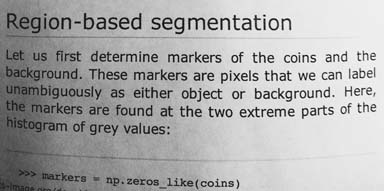
#> input picture hw2/img/input.png, 384 x 191 px, found by its file name
$ python p2.py
#> lines starting #> are read from the running program, lines starting #| are printed output that depends on the picture; after the words box and inside, x2 and y2 are one past the last pixel; in counts of white or black regions, pixels touching at a corner belong together
import cv2
import numpy as np
LEVELS = np.arange(256, dtype=np.float64)
def otsu_from_hist(hist):
    """从 256 维灰度直方图中求 Otsu 阈值。"""
    hist = hist.astype(np.float64)
    n = hist.sum()
    counts = np.cumsum(hist)[:-1]       # 灰度 <= t 的像素数
    sums = np.cumsum(hist * LEVELS)[:-1]  # 灰度 <= t 的灰度总和
    total = np.sum(hist * LEVELS)

    valid = (counts > 0) & (counts < n)
    if not np.any(valid):
        return 0

    scores = np.full(255, -1.0)
    scores[valid] = (
        (n * sums[valid] - total * counts[valid]) ** 2
        / (counts[valid] * (n - counts[valid]))
    )
    return int(np.argmax(scores) + 1)


def local_otsu(img, block_size=31):
    """对每个像素的局部窗口求 Otsu 阈值，滑动更新窗口直方图。"""
    height, width = img.shape
    radius = block_size // 2
    padded = np.pad(img, radius, mode="reflect")
    output = np.empty_like(img)

    # 当前行的第一个窗口的直方图
    row_hist = np.bincount(
        padded[:block_size, :block_size].ravel(), minlength=256
    ).astype(np.int32)

    for y in range(height):
        if y > 0:
            # 窗口向下移动一格，删掉顶部一行，加入底部一行
            np.add.at(row_hist, padded[y - 1, :block_size], -1)
            np.add.at(row_hist, padded[y + block_size - 1, :block_size], 1)

        hist = row_hist.copy()
        for x in range(width):
            if x > 0:
                # 窗口向右移动一格，删掉左侧一列，加入右侧一列
                np.add.at(hist, padded[y:y + block_size, x - 1], -1)
                np.add.at(hist, padded[y:y + block_size, x + block_size - 1], 1)

            t = otsu_from_hist(hist)
            output[y, x] = 255 if img[y, x] >= t else 0

    return output


if __name__ == "__main__":

    img = cv2.imread("hw2/img/input.png", cv2.IMREAD_GRAYSCALE)
#> img is the input picture: shape (191, 384); min 0, max 255, mean 171.5
    hist = np.bincount(img.ravel(), minlength=256)
#> hist = 256 values, max 1689 at index 231, min 0 at index 1, mean 286.5
    local_result = local_otsu(img, block_size=31)
#> in local_otsu, `padded = np.pad(img, radius, mode="reflect")`:
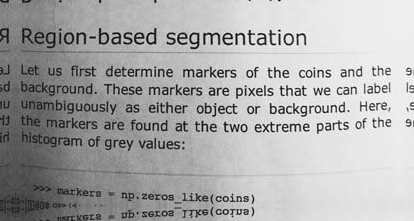
#> padded: shape (221, 414); min 0, max 255, mean 171.8
#> in local_otsu, `row_hist = np.bincount( padded[:block_size, :block_size].ravel(), minl..`: row_hist = 256 values, max 98 at index 135, min 0 at index 0, mean 3.75
#> the loop in local_otsu, `for y in range(height):` made 191 passes
#> after the loop in local_otsu, `for y in range(height):`:
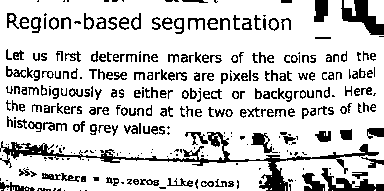
#> output: shape (191, 384); 81.2% white; 333 black regions (120 under 20 px), largest, box (x1, y1, x2, y2) and area: (0, 132, 379, 191) 2420, (341, 0, 384, 35) 710, (321, 168, 384, 191) 531
    cv2.imwrite("hw2/img/local_otsu_result.png", local_result)
